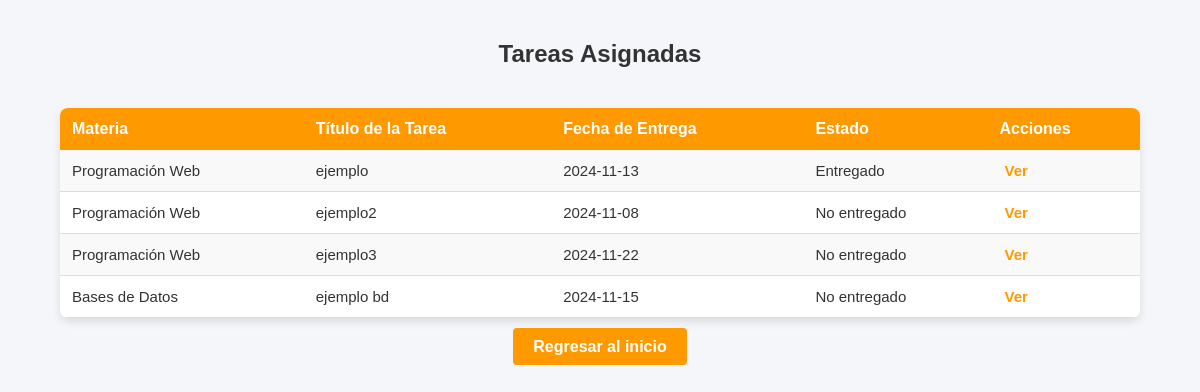
/gestionTareasAlumno.php (signed in), run on the app's committed database.
### tables this page shows
CREATE TABLE `tareas` (
  `id_tarea` int(11) NOT NULL,
  `id_curso` int(11) DEFAULT NULL,
  `titulo` varchar(100) NOT NULL,
  `descripcion` text DEFAULT NULL,
  `archivo_tarea` varchar(255) DEFAULT NULL,
  `fecha_creacion` timestamp NOT NULL DEFAULT current_timestamp(),
  `fecha_limite` date NOT NULL
);

CREATE TABLE `cursos` (
  `id_curso` int(11) NOT NULL,
  `nombre_curso` varchar(100) NOT NULL,
  `id_docente` int(11) DEFAULT NULL,
  `fecha_creacion` timestamp NOT NULL DEFAULT current_timestamp(),
  `imagen_url` varchar(255) DEFAULT NULL
);

### gestionTareasAlumno.php (the view, shortened to what this page needs)
<?php
$num_control = $_SESSION['usuario'];
$conexion = new mysqli("localhost", "root", "", "peis");
$sql = "SELECT tareas.id_tarea, tareas.id_curso, tareas.titulo, tareas.fecha_limite,
               CASE WHEN entregas.archivo_entrega IS NOT NULL THEN 'Entregado' ELSE 'No entregado' END AS estado_entrega
        FROM tareas
        JOIN grupo_alumnos ON tareas.id_curso = grupo_alumnos.id_grupo
        LEFT JOIN entregas ON tareas.id_tarea = entregas.id_tarea AND entregas.id_alumno = grupo_alumnos.num_control
        WHERE grupo_alumnos.num_control = '$num_control'";
$resultado = $conexion->query($sql);
?>
<!DOCTYPE html>
<html lang="es">
<head>
</head>
<body>
<h2>Tareas Asignadas</h2>
<div class="table-container">
    <table>
        <tr>
            <th>Materia</th>
            <th>Título de la Tarea</th>
            <th>Fecha de Entrega</th>
            <th>Estado</th>
            <th>Acciones</th>
        </tr>
        <?php
        if ($resultado->num_rows > 0) {
            while ($fila = $resultado->fetch_assoc()) {
                echo "<tr>";
                echo "<td>" . obtenerNombreMateria($fila["id_curso"], $conexion) . "</td>";
                echo "<td>" . $fila["titulo"] . "</td>";
                echo "<td>" . $fila["fecha_limite"] . "</td>";
                echo "<td>" . $fila["estado_entrega"] . "</td>";
                echo "<td class='acciones'> <a href='tarea.php?id=" . $fila["id_tarea"] . "'>Ver</a> </td>";
                echo "</tr>";
            }
        } else {
            echo "<tr><td colspan='4'>No hay tareas asignadas</td></tr>";
        }
        ?>
    </table>
</div>
<div class="back-button-container">
    <a href="inicioAlumno.php" class="back-button">Regresar al inicio</a>
</div>
</body>
</html>
<?php
function obtenerNombreMateria($id_curso, $conexion) {
    $consulta = "SELECT nombre_curso FROM cursos WHERE id_curso = $id_curso";
    $resultado = $conexion->query($consulta);
    if ($resultado->num_rows > 0) {
        $fila = $resultado->fetch_assoc();
        return $fila['nombre_curso'];
    } else {
        return "Desconocido";
    }
}
?>

### gestionTareasAlumno.php (style rules this page uses)
body { font-family: Arial, sans-serif; background-color: #f4f6f9; color: #333; margin: 0; padding: 0; }
h2 { text-align: center; color: #333; padding: 20px 0; font-size: 24px; }
.table-container { max-width: 90%; margin: 20px auto; background-color: #fff; border-radius: 8px; box-shadow: 0 4px 8px rgba(0, 0, 0, 0.1); overflow: hidden; }
table { width: 100%; border-collapse: collapse; }
th { background-color: #ff9900; color: #fff; font-weight: bold; text-align: left; padding: 12px; font-size: 16px; }
td { padding: 12px; border-bottom: 1px solid #ddd; font-size: 15px; }
tr:nth-child(even) { background-color: #f9f9f9; }
.acciones a { margin: 0 5px; color: #ff9900; text-decoration: none; font-weight: bold; transition: color 0.3s; }
.back-button-container { text-align: center; margin: 20px; }
.back-button { background-color: #ff9900; color: #fff; padding: 10px 20px; border: none; border-radius: 4px; font-weight: bold; cursor: pointer; text-decoration: none; transition: background-color 0.3s; }

### data on the page
tareas: id_curso.nombre_curso "Programación Web", titulo "ejemplo", fecha_limite "2024-11-13", estado_entrega "Entregado"
tareas: id_curso.nombre_curso "Programación Web", titulo "ejemplo2", fecha_limite "2024-11-08", estado_entrega "No entregado"
tareas: id_curso.nombre_curso "Programación Web", titulo "ejemplo3", fecha_limite "2024-11-22", estado_entrega "No entregado"
tareas: id_curso.nombre_curso "Bases de Datos", titulo "ejemplo bd", fecha_limite "2024-11-15", estado_entrega "No entregado"
